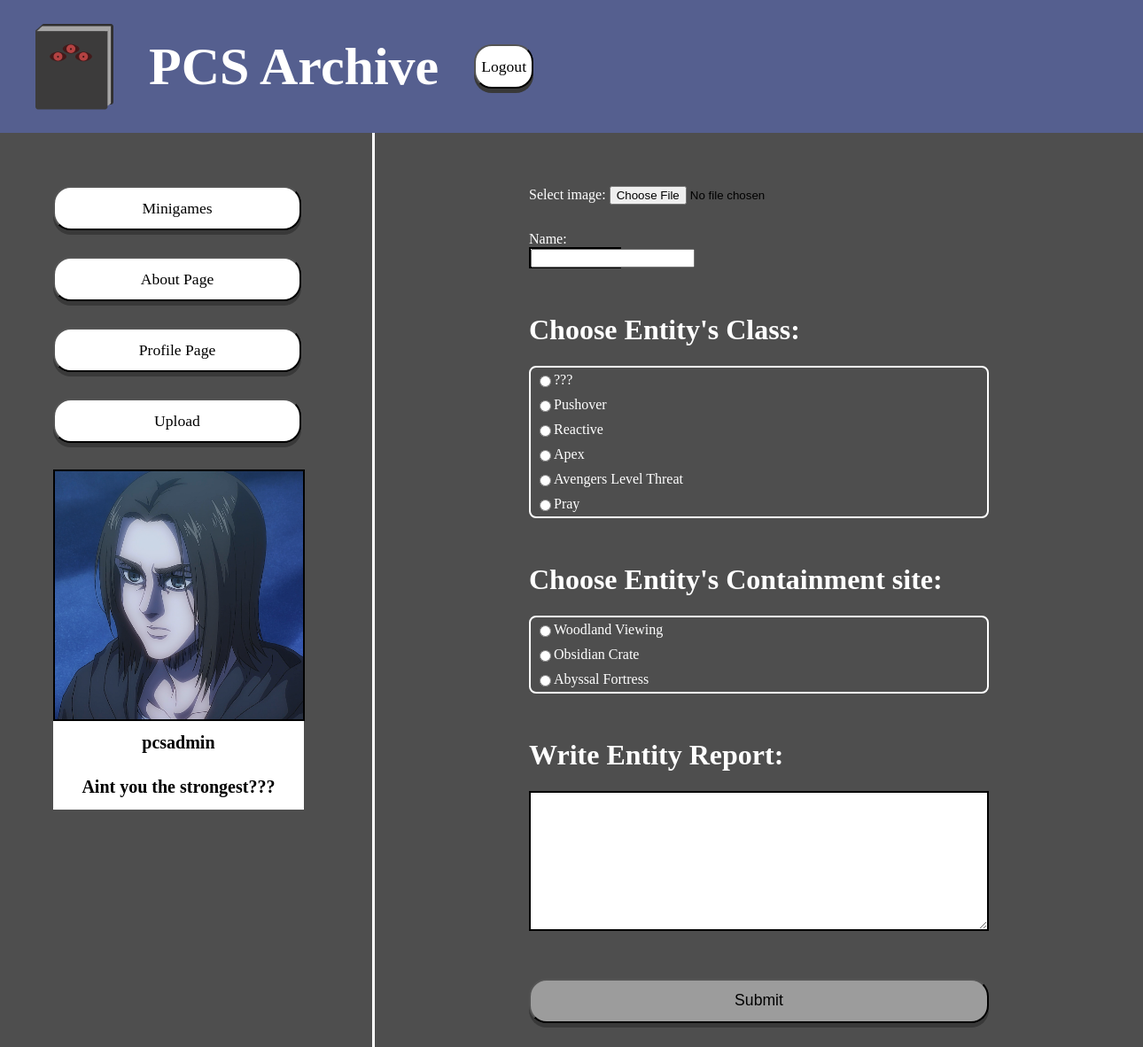
Page /upload/ (signed in) on the committed database.
### myapp/models.py (models this page shows, shortened)
class User(AbstractBaseUser, PermissionsMixin):
    uid = models.AutoField(primary_key=True)
    username = models.CharField(max_length=50, unique=True)
    email = models.EmailField(unique=True)
    clearance = models.ForeignKey('SecurityClearance', on_delete=models.SET_NULL, null=True)
    quote = models.CharField(max_length=100, default="Silenced.")
    image = models.ImageField(upload_to='userpfp/', default='userpfp/default_image.png')
    exp = models.IntegerField(validators=[MaxValueValidator(100)], default=0)
    date_joined = models.DateTimeField(default=timezone.now)
    entities_documented = models.IntegerField(default=0)
    bio = models.TextField(default="", blank=True)
    is_active = models.BooleanField(default=True)
    is_staff = models.BooleanField(default=False)
    objects = CustomUserManager()
    USERNAME_FIELD = 'username'
    REQUIRED_FIELDS = ['email']

class Class(models.Model):
    class_id = models.AutoField(primary_key=True)
    class_name = models.CharField(max_length=100)

class Site(models.Model):
    siteid = models.AutoField(primary_key=True)
    name = models.CharField(max_length=100)
    address = models.CharField(max_length=100)

### myapp/views.py (the view, shortened to what this page needs)
# urls.py: path('upload/', upload_entity, name='upload'),
@login_required
def upload_entity(request):
    classes = Class.objects.all()
    sites = Site.objects.all()
    context = {
        'classes': classes,
        'sites': sites
    }
    return render(request, 'upload.html', context)

### myapp/context_processors.py (called while the page is built)
def user_sidebar_info(request):
    uid = request.session.get('user_id')
    if uid:
        try:
            user = User.objects.get(uid=uid)
            return {'user_profile': user}
        except User.DoesNotExist:
            return {}
    return {}

### templates/upload.html (shortened to what this page needs)
{% extends 'base.html' %}
{% block content %}
<!DOCTYPE html>
<html lang="en">
<head>
</head>
<body>
    <main>
        <div id="upload-entity">
            <form action="" method="POST" enctype="multipart/form-data">
                <div id="image-upload">
                    <label for="image">Select image:</label>
                    <input type="file" id="image" name="image">
                </div>
                <div id="name-upload">
                    <label for="name">Name:</label>
                    <div id="formbox">
                        <input type="text" id="name" name="name" required>
                    </div>
                </div>
                <div id="class-upload">
                    <h1> Choose Entity's Class:</h1>
                    <div class="checkboxform">
                        {% for c in classes %}
                        <div class="actual-checkboxes">
                            <input type="radio" id="class-{{ c.class_id }}" name="eclass" value="{{ c.class_id }}" required>
                            <label for="class-{{ c.class_id }}">{{ c.class_name }}</label>
                        </div>
                        {% endfor %}
                    </div>
                </div>
                <div id="site-upload">
                    <h1>Choose Entity's Containment site:</h1>
                    <div class="checkboxform">
                        {% for site in sites %}
                        <div class="actual-checkboxes">
                            <input type="radio" id="site-{{ site.siteid }}" name="esite" value="{{ site.siteid }}" required>
                            <label for="site-{{ site.id }}">{{ site.name }}</label>
                        </div>
                        {% endfor %}
                    </div>
                </div>
                <div id="desc-upload">
                    <h1>Write Entity Report:</h1>
                    <textarea id="desc" name="desc" rows="10" cols="62" style="border: solid black 2px;"></textarea>
                </div>
                <button class="submission" type="submit" style="margin-top:20px;">Submit</button>
                  </form>
        </div>
    </main>
</body>
</html>
{% endblock %}

### templates/base.html (shortened to what this page needs)
{% load static %}
<!DOCTYPE html>
<html>
<head>
</head>
<body>
    <div id="header">
        <div id="symbol">
            <img src="{% static 'static_images/PCSSymbol.png' %}" id="logo">
        </div>
        <a href="{% url 'home' %}" style="text-decoration: none; color: inherit;">
            <h1 style="font-family: 'Jeju'; font-size:60px; color:white;">PCS Archive</h1>
        </a>
        {% if user.is_authenticated %}
            <form method="post" action="{% url 'logout' %}">
                <button class="sidebutton" type="submit">Logout</button>
            </form>
        {% else %}
            <a href="{% url 'login' %}">
                <button class="sidebutton">Logout</button>
            </a>
        {% endif %}
    </div>
    <div id="layout">
        <div id="sidebar">
            <div id="contents">
                <div class="buttonlist">
                    <a href="{% url 'minigames' %}">
                        <button class="sidebutton">Minigames</button>
                    </a>
                    <a href="{% url 'about' %}">
                        <button class="sidebutton">About Page</button>
                    </a>
                    <a href="{% url 'profile' %}">
                        <button class="sidebutton">Profile Page</button>
                    </a>
                    <a href="{% url 'upload' %}">
                        <button class="sidebutton">Upload</button>
                    </a>
                </div>
                {% if request.user.is_authenticated %}
                    <img src="{{ request.user.image.url }}" id="userpfp">
                    <div id="usrinfo">
                        <div id="name">
                            <h1 style="font-family: 'Jeju';font-size: 20px; color:black;">
                                {{ request.user.username }}
                            </h1>
                        </div>
                        <div id="quote">
                            <h1 style="font-family: 'Jeju'; font-size: 20px; color:black;">
                                {{ request.user.quote }}
                            </h1>
                        </div>
                    </div>
                {% endif %}
            </div>
        </div>
        <div id="main">
            {% block content %}{% endblock %}
        </div>
    </div>
</body>
</html>

### templates/upload.html (style rules this page uses)
body { background-color: #4E4E4E; margin: 0; height: 100vh; }
#upload-entity { display: flex; flex-direction: column; justify-content: center; align-items: center; }
#upload-entity form { display: flex; flex-direction: column; gap: 30px; }
#formbox { height:20px; width:100px; background-color: white; border:2px solid; }
.checkboxform { display:flex; flex-direction: column; border: solid white 2px; border-radius: 8px; height: 100%; }
.actual-checkboxes { display:flex; flex-direction: row; margin: 5px; }
.submission { width: 100%; height: 50px; font-size: 1.1rem; background-color: #9C9C9C; border-radius: 20px; box-shadow: 0px 5px #393939; }
label { font-family: 'Jeju'; color: white; }
h1 { font-family: 'Jeju'; color: white; }

### rows in the picture
User: user.image (picture), user.username "pcsadmin", user.quote "Aint you the strongest???"
Class: class_name "???"
Class: class_name "Pushover"
Class: class_name "Reactive"
Class: class_name "Apex"
Class: class_name "Avengers Level Threat"
Class: class_name "Pray"
Site: name "Woodland Viewing"
Site: name "Obsidian Crate"
Site: name "Abyssal Fortress"
